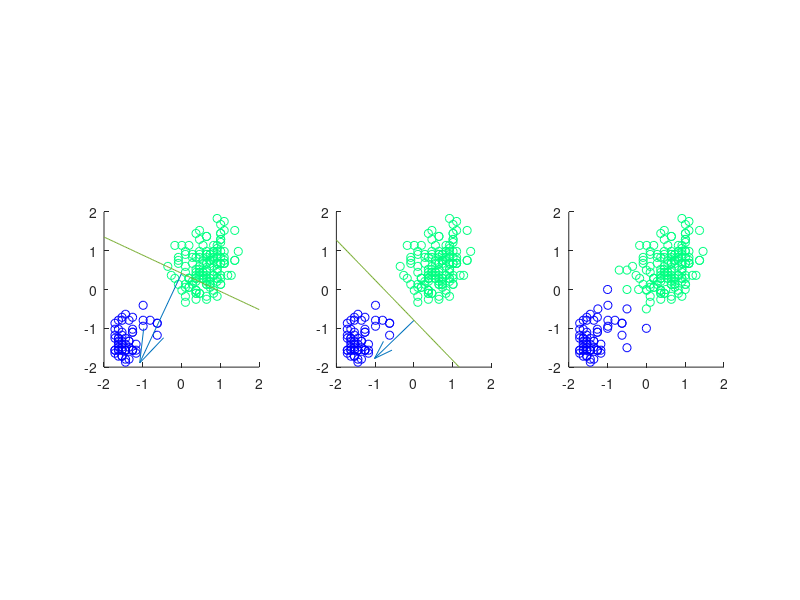

The MATLAB script that drew this image:
%% load data

close all;
clear all;
load('train_oldfaithful.mat');
n = length(t);
x = [ones(n,1) , x]; % represent bias as w_0 -> need 1st column = 1
%% plot data with color
figure()
subplot(1,3,1)
axis equal
hold on;
colormap(winter)
scatter(x(:,2),x(:,3),[],t)
%% plot seperating line as well
% a + bx + cy = 0
% cy = -bx - a
% y = (-bx - a)/c
w = random('unif',-1,1,3,1);
quiver(0,-w(1)/w(3),-1./w(3),-1./w(2))
dx = linspace(-2,2,100);
fx = (-w(2)*dx - w(1))/(w(3));
plot(dx,fx)
xlim([-2,2])
ylim([-2,2])
%% incremental learning algorithm
% converges often, but not always perfectly
stop = false;
threshold = 0.5;
eps = 0.05;
iter = 1;
while stop == false
    for i = 1:n % for all the data - update weights
        y_in = x(i,:) * w;  % performance might improve if we changed the
        y = (y_in > threshold) + -(y_in <= -threshold); % order of the data 
        w = w + eps*(t(i) - y)*x(i,:).'; % in each iteration
    end
    % calculate correct classifications
    correct = sum((x * w >= threshold) + -(x*w < -threshold) == t); % we enforce a margin
    if correct == n || iter == 100 % cutoff necessary
         stop = true;
    end
    iter = iter + 1;
end
%% plot final seperating line
    
subplot(1,3,2)
axis equal
hold on;
quiver(0,-w(1)/w(3),-1./w(3),-1./w(2))
scatter(x(:,2),x(:,3),[],t)
fx = (-w(2)*dx - w(1))/(w(3));
plot(dx,fx)
xlim([-2,2])
ylim([-2,2])

%% load testing data an plot with classification
subplot(1,3,3);
colormap(winter);
axis equal;
hold on;
load('test_oldfaithful.mat')
m = length(x_test);
test = [ones(m,1) , x_test];
pred = (test*w >= 0) - (test*w < 0);
scatter(x(:,2),x(:,3),[],t)
scatter(test(:,2),test(:,3),[],pred)
xlim([-2,2])
ylim([-2,2])

